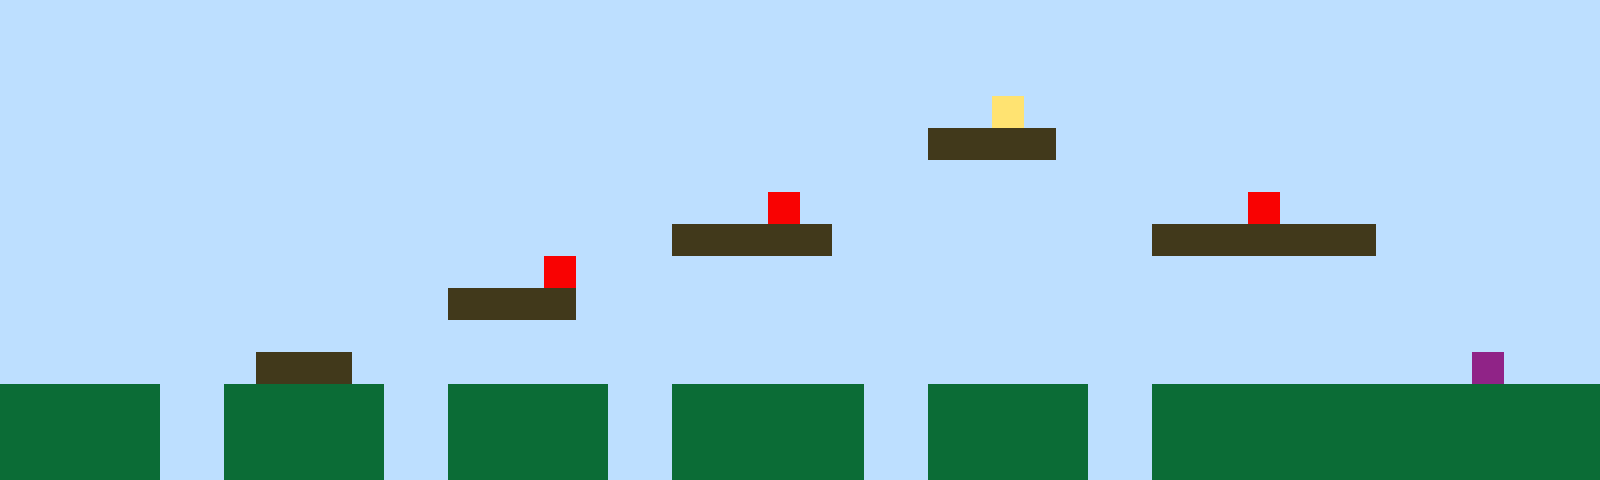

The image is a tile-based game level rendered from a .tmx file. Its description and complete source (layers, tilesets, objects, tile grids) follow:
An orthogonal 50x15 tile map with 32x32 px tiles, 1 tile layer (Tile Layer 1).

<map version="1.10" tiledversion="1.11.2" orientation="orthogonal" renderorder="right-up" width="50" height="15" tilewidth="32" tileheight="32" infinite="0" nextlayerid="2" nextobjectid="1"><editorsettings><export target="map1.csv" format="csv" /></editorsettings><tileset firstgid="1" name="sprites" tilewidth="32" tileheight="32" tilecount="6" columns="3"><image source="sprites.png" width="96" height="64" /></tileset><layer id="1" name="Tile Layer 1" width="50" height="15"><data encoding="csv">1,1,1,1,1,1,1,1,1,1,1,1,1,1,1,1,1,1,1,1,1,1,1,1,1,1,1,1,1,1,1,1,1,1,1,1,1,1,1,1,1,1,1,1,1,1,1,1,1,1,1,1,1,1,1,1,1,1,1,1,1,1,1,1,1,1,1,1,1,1,1,1,1,1,1,1,1,1,1,1,1,1,1,1,1,1,1,1,1,1,1,1,1,1,1,1,1,1,1,1,1,1,1,1,1,1,1,1,1,1,1,1,1,1,1,1,1,1,1,1,1,1,1,1,1,1,1,1,1,1,1,1,1,1,1,1,1,1,1,1,1,1,1,1,1,1,1,1,1,1,1,1,1,1,1,1,1,1,1,1,1,1,1,1,1,1,1,1,1,1,1,1,1,1,1,1,1,1,1,1,1,4,1,1,1,1,1,1,1,1,1,1,1,1,1,1,1,1,1,1,1,1,1,1,1,1,1,1,1,1,1,1,1,1,1,1,1,1,1,1,1,1,1,1,1,1,1,1,1,3,3,3,3,1,1,1,1,1,1,1,1,1,1,1,1,1,1,1,1,1,1,1,1,1,1,1,1,1,1,1,1,1,1,1,1,1,1,1,1,1,1,1,1,1,1,1,1,1,1,1,1,1,1,1,1,1,1,1,1,1,1,1,1,1,1,1,1,1,1,1,1,1,1,1,1,1,1,1,1,1,1,1,1,1,1,1,1,1,1,1,1,1,1,1,5,1,1,1,1,1,1,1,1,1,1,1,1,1,1,5,1,1,1,1,1,1,1,1,1,1,1,1,1,1,1,1,1,1,1,1,1,1,1,1,1,1,1,1,1,1,1,3,3,3,3,3,1,1,1,1,1,1,1,1,1,1,3,3,3,3,3,3,3,1,1,1,1,1,1,1,1,1,1,1,1,1,1,1,1,1,1,1,1,1,1,1,1,5,1,1,1,1,1,1,1,1,1,1,1,1,1,1,1,1,1,1,1,1,1,1,1,1,1,1,1,1,1,1,1,1,1,1,1,1,1,1,1,1,1,1,1,1,1,1,3,3,3,3,1,1,1,1,1,1,1,1,1,1,1,1,1,1,1,1,1,1,1,1,1,1,1,1,1,1,1,1,1,1,1,1,1,1,1,1,1,1,1,1,1,1,1,1,1,1,1,1,1,1,1,1,1,1,1,1,1,1,1,1,1,1,1,1,1,1,1,1,1,1,1,1,1,1,1,1,1,1,1,1,1,1,1,1,1,1,1,1,1,1,3,3,3,1,1,1,1,1,1,1,1,1,1,1,1,1,1,1,1,1,1,1,1,1,1,1,1,1,1,1,1,1,1,1,1,1,1,1,6,1,1,1,2,2,2,2,2,1,1,2,2,2,2,2,1,1,2,2,2,2,2,1,1,2,2,2,2,2,2,1,1,2,2,2,2,2,1,1,2,2,2,2,2,2,2,2,2,2,2,2,2,2,2,2,2,2,2,1,1,2,2,2,2,2,1,1,2,2,2,2,2,1,1,2,2,2,2,2,2,1,1,2,2,2,2,2,1,1,2,2,2,2,2,2,2,2,2,2,2,2,2,2,2,2,2,2,2,1,1,2,2,2,2,2,1,1,2,2,2,2,2,1,1,2,2,2,2,2,2,1,1,2,2,2,2,2,1,1,2,2,2,2,2,2,2,2,2,2,2,2,2,2</data></layer></map>
